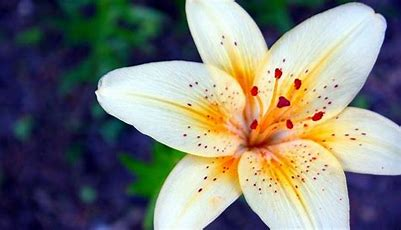
%> input picture image.jfif, 401 x 230 px
$ octave IVA_lab4_Mahalakshmi18.m   (GNU Octave 9; MATLAB toolbox functions it lacks are replaced by stand-ins)
%> lines starting %> are read from the running program, lines starting %| are printed output that depends on the picture
clc
clear all
close all
a=imread('image.jfif');
%> a is the input picture: size 230x401x3 uint8; mean R, G, B 125, 125.8, 120.5
subplot(3,2,1)
imshow(a)
title('original image')
%using 128 gray levels figure,
subplot(3,2,2)
imshow(grayslice(a,128),gray(128))
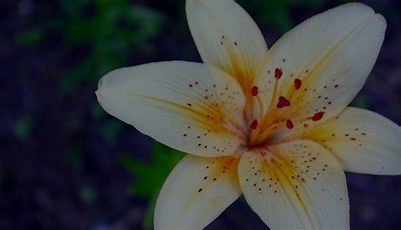
%> displayed picture: size 230x401x3, on the screen's scale of 0 to 255; mean R, G, B 62.5, 62.9, 60.2
title('Image with 128 gray level')
%using 64 gray levels figure,
subplot(3,2,3)
imshow(grayslice(a,64),gray(64))
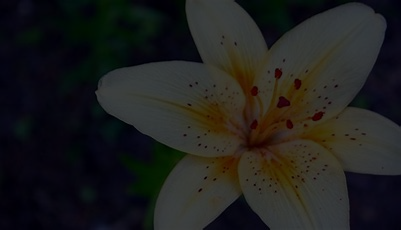
%> displayed picture: size 230x401x3, on the screen's scale of 0 to 255; mean R, G, B 31, 31.2, 29.8
title('Image with 64 gray level')
%using 32 gray levels figure,
subplot(3,2,4)
imshow(grayslice(a,32),gray(32))
title('Image with 32 gray level')
%using 16 gray levels figure,
subplot(3,2,5)
imshow(grayslice(a,16),gray(16))
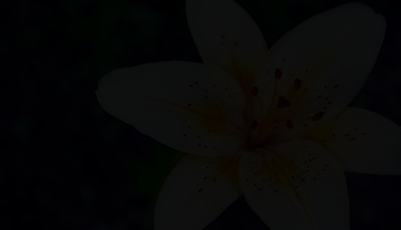
%> displayed picture: size 230x401x3, on the screen's scale of 0 to 255; mean R, G, B 7.36, 7.42, 7.09
title('Image with 16 gray level')
%using 8 gray levels figure
subplot(3,2,6)
imshow(grayslice(a,8),gray(8))
title('Image with 8 gray level')
